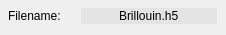
              <widget class="QWidget" name="filenameWidget" native="true">
               <property name="sizePolicy">
                <sizepolicy hsizetype="Preferred" vsizetype="Preferred">
                 <horstretch>0</horstretch>
                 <verstretch>0</verstretch>
                </sizepolicy>
               </property>
               <property name="minimumSize">
                <size>
                 <width>0</width>
                 <height>32</height>
                </size>
               </property>
               <property name="maximumSize">
                <size>
                 <width>16777215</width>
                 <height>40</height>
                </size>
               </property>
               <widget class="QWidget" name="layoutWidget1">
                <property name="geometry">
                 <rect>
                  <x>8</x>
                  <y>8</y>
                  <width>209</width>
                  <height>18</height>
                 </rect>
                </property>
                <layout class="QFormLayout" name="formLayout_3">
                 <property name="horizontalSpacing">
                  <number>20</number>
                 </property>
                 <item row="0" column="0">
                  <widget class="QLabel" name="acquisitionFilename_label">
                   <property name="frameShadow">
                    <enum>QFrame::Raised</enum>
                   </property>
                   <property name="text">
                    <string>Filename:</string>
                   </property>
                   <property name="alignment">
                    <set>Qt::AlignLeading|Qt::AlignLeft|Qt::AlignVCenter</set>
                   </property>
                  </widget>
                 </item>
                 <item row="0" column="1">
                  <widget class="QLineEdit" name="acquisitionFilename">
                   <property name="styleSheet">
                    <string notr="true">background: #E4E4E4;
border: none;</string>
                   </property>
                   <property name="text">
                    <string>Brillouin.h5</string>
                   </property>
                   <property name="alignment">
                    <set>Qt::AlignCenter</set>
                   </property>
                   <property name="readOnly">
                    <bool>true</bool>
                   </property>
                  </widget>
                 </item>
                </layout>
               </widget>
              </widget>
